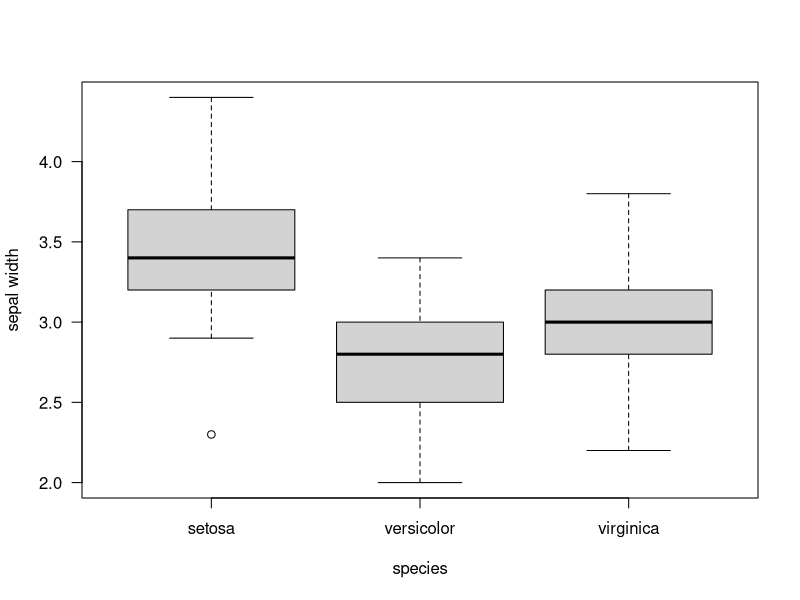
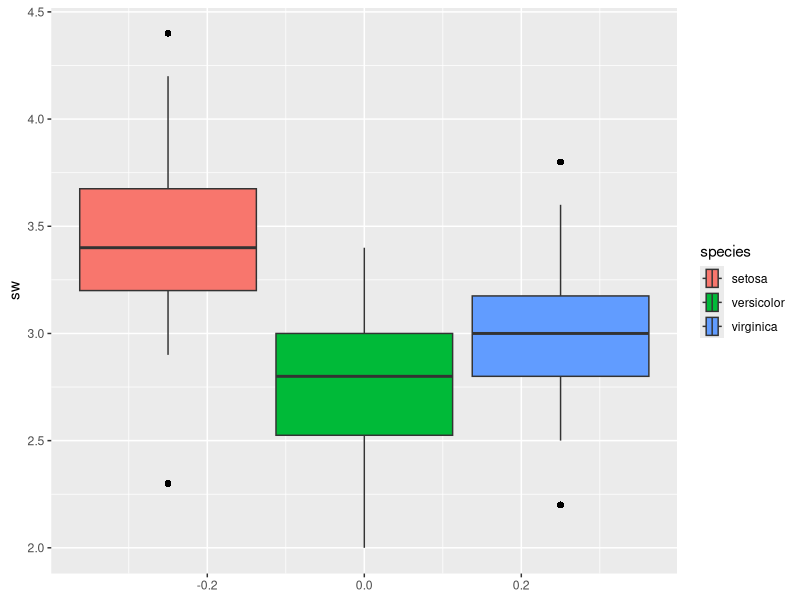
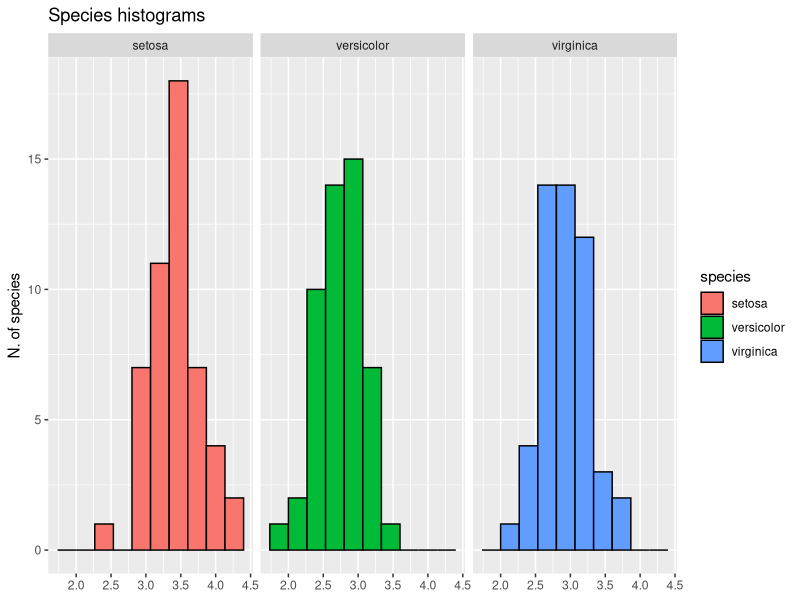
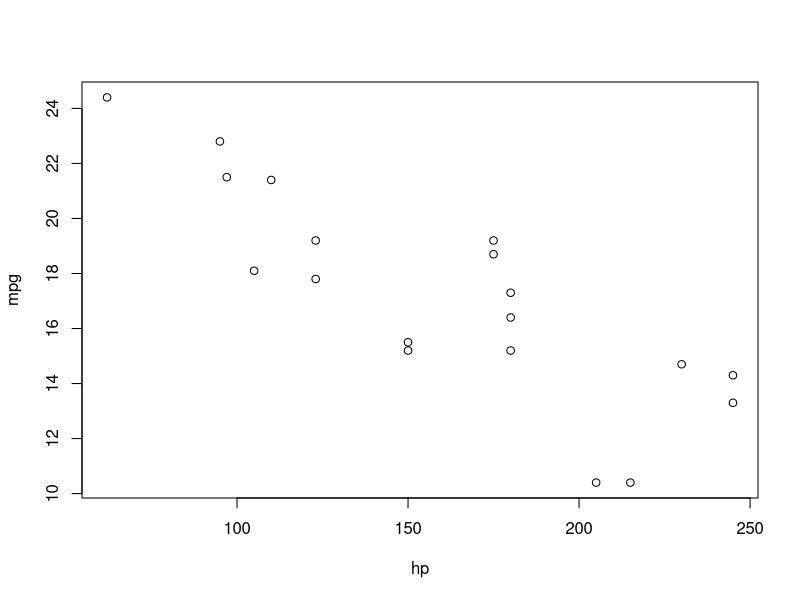
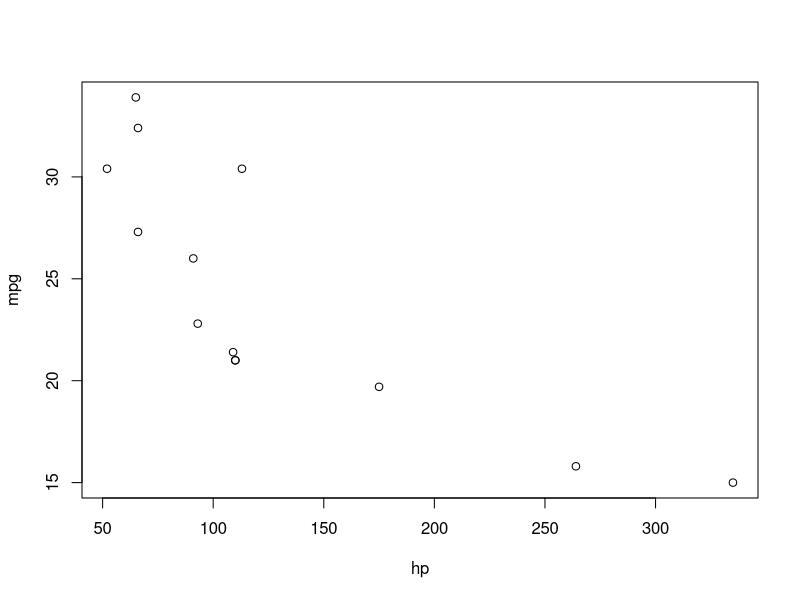
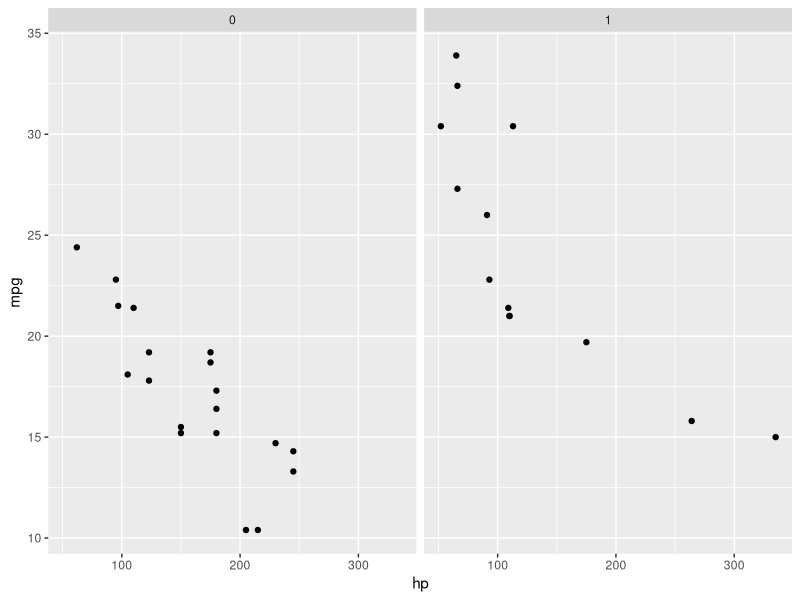

These charts were generated, in order, by the following R code:
#http://reliawiki.org/index.php/Multiple_Linear_Regression_Analysis

#1. 

#a. 
df <- data.frame(sw = iris[, 2], species = iris[, 5])
boxplot(sw ~ species, data=df, yaxt='n', ylab = "sepal width");axis(2, las=2)

# or
#install.packages("gglot2")
library(ggplot2)
ggplot(df, aes(x = sw, fill = species)) + 
geom_boxplot(outlier.colour="black", outlier.shape=16,
             outlier.size=2, notch=FALSE) +
coord_flip()

# using histogram
ggplot(df, aes(x = sw, fill = species)) +
  geom_histogram(bins = 10, col = "black") +
  facet_wrap(. ~ species) +
  labs(title = "Species histograms",
     x = NULL,
     y = "N. of species")
  
#b. ANOVA
  
iris_anova <- aov(sw ~ species, data=df)
summary(iris_anova)

bartlett.test(sw ~ species, data=df)

#c. ? 

#d. 
pairwise.t.test(df$sw, df$species, p.adjust.method = "bonferroni")

#2. 

?mtcars
str(mtcars)
head(mtcars)

#a.
df_mt <- data.frame(mpg = mtcars$mpg, hp = mtcars$hp, am = mtcars$am)

plot(mpg ~ hp, data = df_mt[df_mt$am == "0", ])
plot(mpg ~ hp, data = df_mt[df_mt$am == "1", ])

ggplot(df_mt, aes(x = hp, y = mpg)) +
  geom_point() +
  facet_wrap(. ~ am)

# b.
# complete linear model: X_ij = b0 + b1*hp + b2*am + b3*hp*am
# am == 0 => X_ij = b0 + b1*hp
# am == 1 => X_ij = b0 + b1*hp + b2 + b3*hp = (b0 + b2) + (b1 + b3) * hp
# after interpretation: => X_ij = b0 + b1*hp + b2 + b3*hp = b0 + b1 * hp
mtc_lm <- lm(mpg ~ hp + am + hp*am, data = df_mt)
summary(mtc_lm)